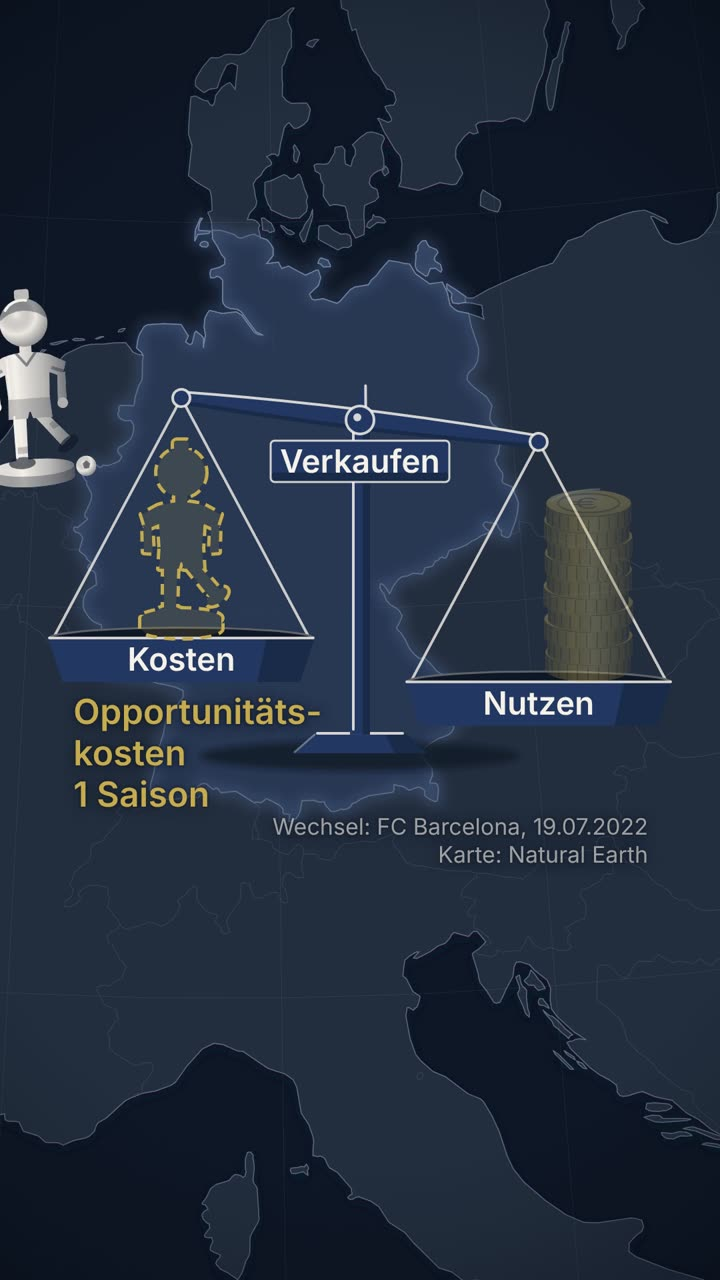
#> input picture studio/gold-opportunitaetskosten/belege/abflug-suedwest.jpg, 720 x 1280 px
$ python -i foto.py   (imports and definitions only)
#> lines starting #> are read from the running program, lines starting #| are printed output that depends on the picture; after the words box and inside, x2 and y2 are one past the last pixel; in counts of white or black regions, pixels touching at a corner belong together
"""Echtes Foto statt Tipp-Kick-Figur: Lewandowski im Bundesligaspiel (Fassung v2, überarbeitet v2.1).

    /home/user/Deeptok/.venv/bin/python build/foto.py      (aus studio/gold-opportunitaetskosten/)

EIN Foto, zwei Auftritte (Fassung v2.1, Kritik 28.10.: „aus der Live-Situation wird ein kleiner
grauer Freisteller“, Linus: „echte Bilder von Live-Situationen“, „nicht alles so goldmäßig“):
  A. ABZUG im Hook: die Spielszene selbst, in Farbe (eigener Ton statt Navy-Duoton), mit Ball,
     Rasen und Publikum. Er liegt groß auf der Karte, bis Lewandowski genannt ist.
  B. DARSTELLER im Atlas: derselbe Spieler freigestellt, MIT Ball, im Duoton. Der Hook verwandelt A
     in B („Foto wird Darsteller“): Der Hintergrund des Abzugs blendet aus, die Figur steigt auf
     die Karte nach München und verliert dabei die Farbe.

Schritte (jeder Zwischenstand liegt im gitignorten build/cache/fotos/):
  1. Abruf von Wikimedia Commons über factory/werk/bilder.py (Lizenzprüfung, beschreibender
     User-Agent, langsam, bei 429 warten). Geladen ist die Vorschau (960 x 1440), nicht das
     3,9-MB-Original: Commons hat das Original am 28.10. fünfmal mit 429 abgelehnt. Das Foto trägt
     die Commons-Einschränkung „personality“; geladen wird es mit PERSONEN_FREIGABE als Grund.
  2. Freistellen mit `npx hyperframes remove-background` (Modell u2net_human_seg, lokal). Das
     Modell erkennt nur Menschen; den Ball stellt ball_maske() frei (Ellipse, alles außer Rasen).
  3. Aufräumen: Das Modell hatte das halbe Gesicht des Linienrichters unter Lewandowskis Hand
     mitgenommen. Ein Polygon radiert es weg; danach bleibt nur die größte Fläche (plus Ball).
  4. Farbton des Abzugs (farbton): Sättigung 70 %, Schatten Richtung Navy #0E1726, so passt die
     Szene in die Nacht-Karte und bleibt doch ein Farbfoto. Der Hintergrund (Publikum, Bande) wird
     weichgezeichnet und abgedunkelt: Tiefe, und Zuschauer sind nicht mehr erkennbar.
     Abweichung von DESIGN.md §4 („Sättigung 0“), bewusst: Linus' Wunsch vom 28.10.
  5. Duoton für den Darsteller (DESIGN.md §4): Helligkeit -> Navy (Schatten) bis Creme (Lichter),
     kornfrei, Licht- und Schattenkante wie bei den anderen Darstellern. Dazu eine DUNKLE Fassung
     (Kritik: mit 35 % Deckkraft wurde das Foto durchsichtig, Grenzlinien liefen durchs Gesicht).
  6. Umriss: Der Rand des Spielers (ohne Ball) als SVG-Pfad (Randverfolgung + Douglas-Peucker).
     Daraus baut bauen.mjs den GEIST des Spielers, der nach dem Abgang auf der Kosten-Schale bleibt.
  7. credits.json neben dem Video: Urheber, Lizenz, Link, Datum, Bearbeitung, die DFL-Auflage des
     Fotografen und die Lizenz des ganzen Videos (CC BY-SA 4.0, ShareAlike).

Camp Nou (Fassung v2) ist entfernt: Am Handy war der Schriftzug „MÉS QUE UN CLUB“ nicht lesbar,
der Inhalt kam nur über das Etikett „FC Barcelona“ (zwei Kritiken, 28.10.).

Ausgabe: assets/fotos/lewandowski*.{png,jpg,webp}, build/foto-lewandowski.json, credits.json
"""
from __future__ import annotations

import json
import subprocess
import sys
from pathlib import Path

import numpy as np
from PIL import Image, ImageDraw, ImageFilter

HIER = Path(__file__).resolve().parent
PROJEKT = HIER.parent
REPO = PROJEKT.parents[1]
CACHE = HIER / "cache" / "fotos"
FOTOS = PROJEKT / "assets" / "fotos"
sys.path.insert(0, str(REPO / "factory"))

TITEL = ("File:2019-03-09 Fußball, Männer, 1. Bundesliga, FC Bayern München - VfL Wolfsburg "
         "StP 2672 by Stepro.jpg")
HOEHE = 380            # angezeigte Höhe des Darstellers in Bildpixeln (Darsteller >= 288 px, §2)
AUFLOESUNG = 1.3       # Dateien etwas größer als angezeigt: Nachfahrten vergrößern bis 1,12-fach
NAVY = np.array([14, 23, 38], float)
CREME = np.array([245, 240, 232], float)
# Polygon um das Gesicht des Linienrichters, in Pixeln relativ zur oberen linken Ecke der
# freigestellten Person (Rahmen der Alpha-Maske > 40). Rechts endet es vor der Trikotkante.
RADIER = [(0, 330), (55, 321), (86, 327), (91, 345), (93, 455), (0, 455)]
# Ball in der Vorschau (960 x 1440), am Prüfbild abgelesen: Mitte und Halbachsen in Pixeln
BALL = (142.5, 1209.0, 69.0, 66.0)
# Ausschnitt des Abzugs aus der Vorschau: Kopf bis Ball und Schuhe, links etwas Publikum, rechts
# die rote Treppe. Seitenverhältnis 0,78 (hochkant wie ein Abzug).
ABZUG = (20, 120, 940, 1300)
# Angezeigte Bildpixel je Vorschau-Pixel: Abzug 523 x 671 px. Größer geht nicht sauber: Oben steht
# die Schlagzeile (Zeilenrahmen bis y 468), unten beginnt die Credit-Ecke (y 1178). Mit 598 x 811 (erster Versuch)
# lagen die Credit-Zeilen über dem Ball.
ABZUG_SKALA = 0.569
# Linke Hand an der Hüfte in der Vorschau: Dort beginnen die Schnüre der Preisschilder
HAND = (583.0, 755.0)
# Commons markiert das Foto mit „personality“ (erkennbare Person). bilder.lade() lädt es dann nur mit
# einem Grund. Derselbe Satz steht in credits.json unter „persoenlichkeitsrecht“: eine Quelle, zwei
# Stellen. Ohne ihn bricht ein frischer Lauf (leerer Cache) beim Laden der Vorschau ab.
PERSONEN_FREIGABE = ("Abgebildet ist eine Person des öffentlichen Lebens in ihrer Rolle als Fußballprofi; "
                     "genutzt wird es im Lernvideo über seinen tatsächlichen Wechsel, nicht als Werbung "
                     "oder Empfehlung.")


# [25 lines left out: functions treffer_laden, vorschau, freistellen, not called in this run]


def person_maske(frei: Path) -> np.ndarray:
    """Alpha der Person in voller Vorschau-Größe (0-255), aufgeräumt (siehe Schritt 3)."""
#> called with frei = '../belege/abflug-suedwest.jpg'
    from scipy import ndimage
    bild = Image.open(frei).convert("RGBA")
    alpha = np.array(bild.split()[3], float)
#> alpha: shape (1280, 720) float64; every value is 255
    x0, y0 = Image.fromarray((alpha > 40).astype(np.uint8) * 255).getbbox()[:2]
#> x0 = 0; y0 = 0
    maske = Image.new("L", bild.size, 255)
#> maske: PIL image 720x1280 L; every value is 255
    ImageDraw.Draw(maske).polygon([(x0 + x, y0 + y) for x, y in RADIER], fill=0)
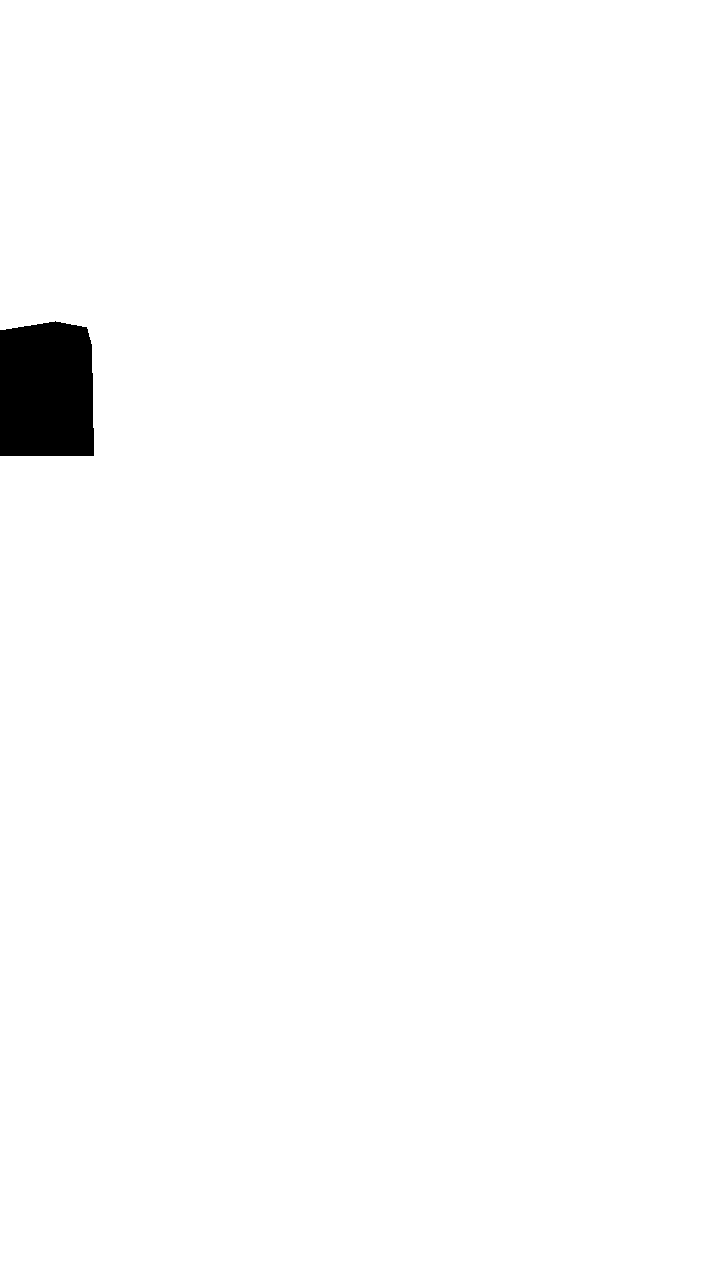
#> maske: PIL image 720x1280 L; 98.7% white; 1 black region, box (x1, y1, x2, y2) and area: (0, 321, 94, 456) 12069
    alpha *= np.array(maske.filter(ImageFilter.GaussianBlur(1.5)), float) / 255
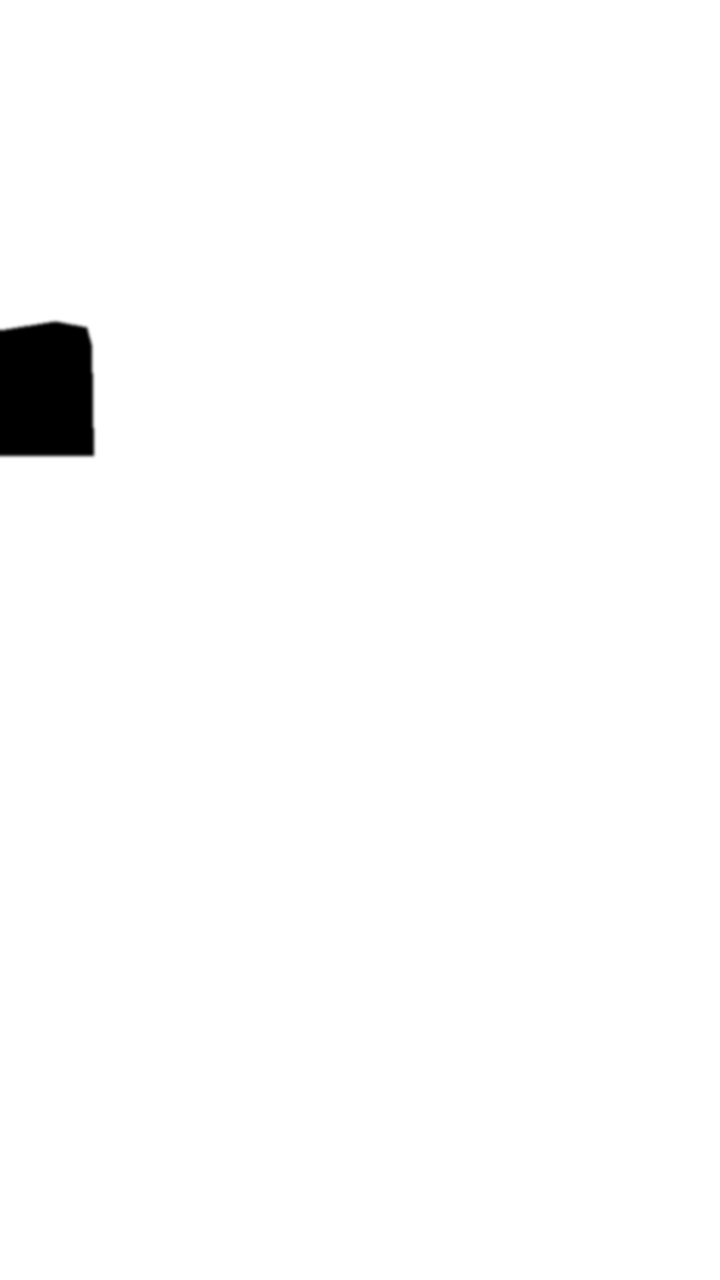
#> alpha: shape (1280, 720) float64; min 0, max 255, mean 251.7
    # Nur die größte zusammenhängende Fläche bleibt (keine Inseln aus dem Hintergrund)
    flaechen, n = ndimage.label(alpha > 40)
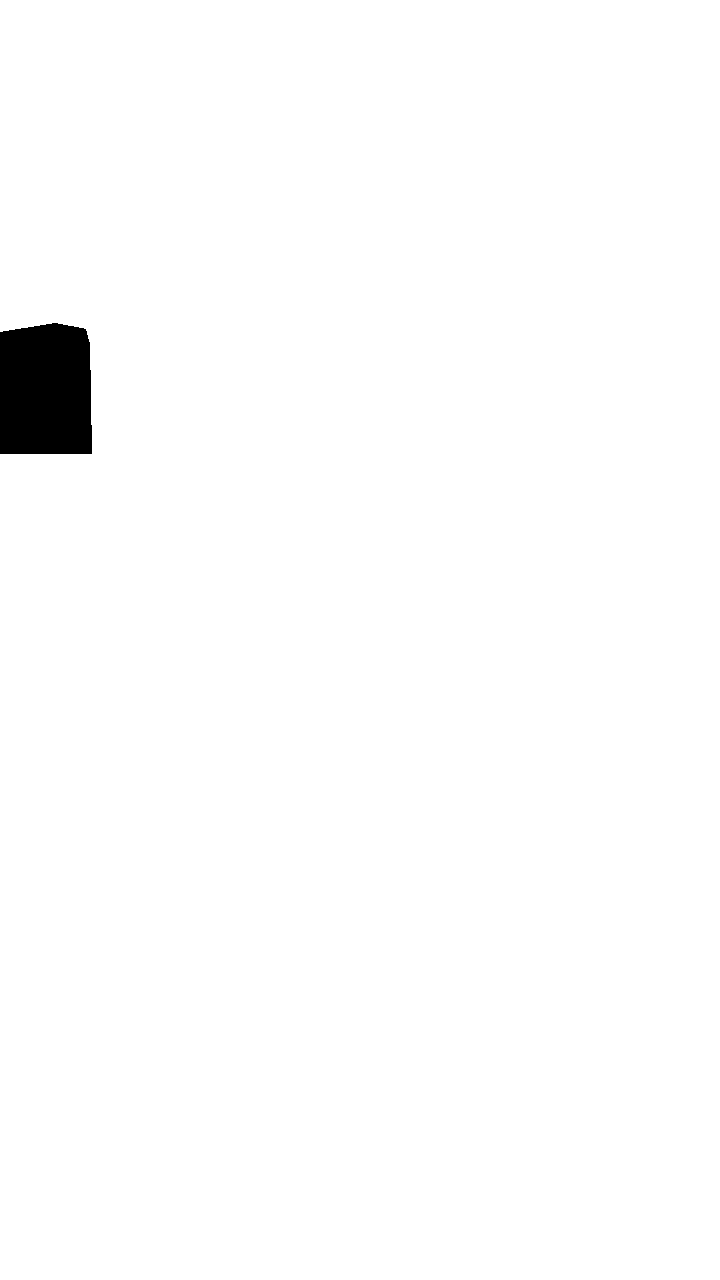
#> flaechen: shape (1280, 720) int32; values 0 (black) and 1 (white), 98.8% white; 1 black region, box (x1, y1, x2, y2) and area: (0, 323, 92, 454) 11510
#> n = 1
    groesse = ndimage.sum(np.ones_like(alpha), flaechen, range(1, n + 1))
#> groesse = [910090]
    haupt = ndimage.binary_dilation(flaechen == 1 + int(np.argmax(groesse)), iterations=3)
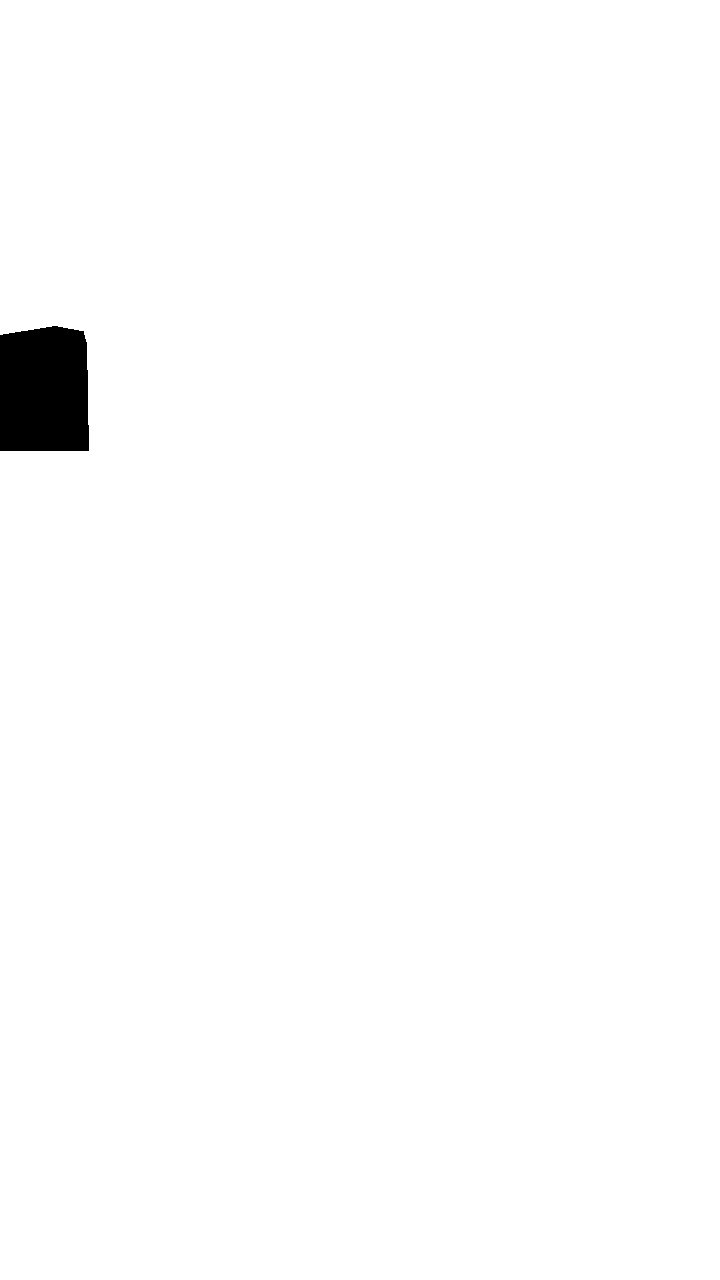
#> haupt: shape (1280, 720) bool; 98.8% white; 1 black region, box (x1, y1, x2, y2) and area: (0, 326, 89, 451) 10618
    alpha = alpha * haupt
    # Rand 1 px nach innen: Dort hing noch Farbe des Hintergrunds (hellblaues Hemd)
    return np.array(Image.fromarray(alpha.astype(np.uint8)).filter(ImageFilter.MinFilter(3)), float)


# [272 lines left out: functions ball_maske, farbton, duoton_mit_licht, randverfolgung, vereinfache, umriss_pfad and 2 more, not called in this run]


# [2 lines not run here, left out]

>>> result = person_maske('../belege/abflug-suedwest.jpg')

$ run again, on studio/gold-opportunitaetskosten/belege/drehung-verkaufen.jpg
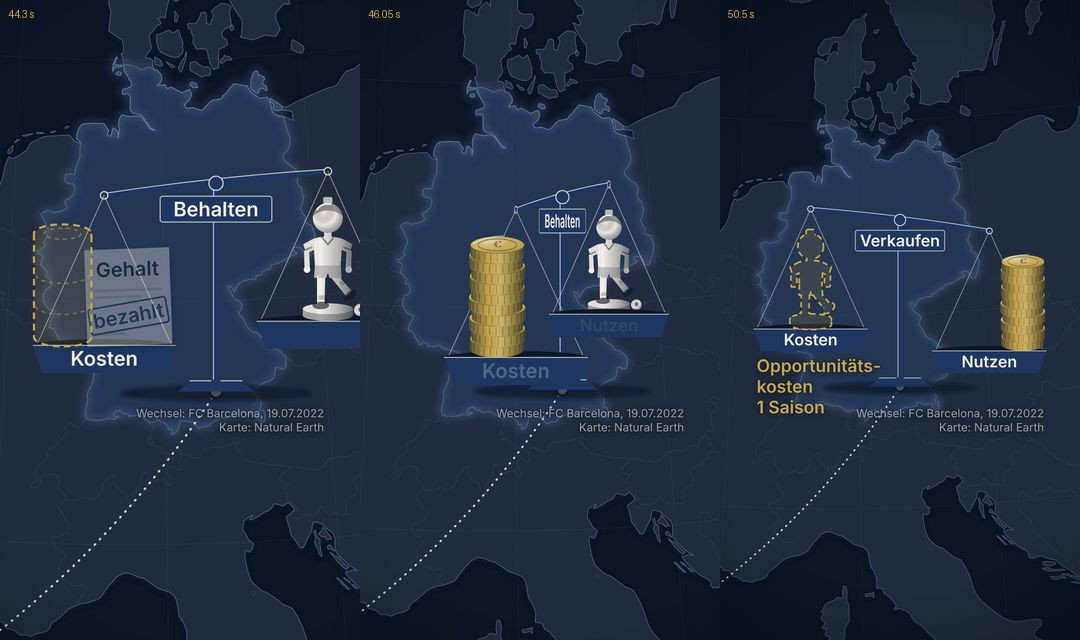
#> input picture studio/gold-opportunitaetskosten/belege/drehung-verkaufen.jpg, 1080 x 640 px
#> x0 = 0
#> in person_maske, `ImageDraw.Draw(maske).polygon([(x0 + x, y0 + y) for x, y in RADIER], f..`:
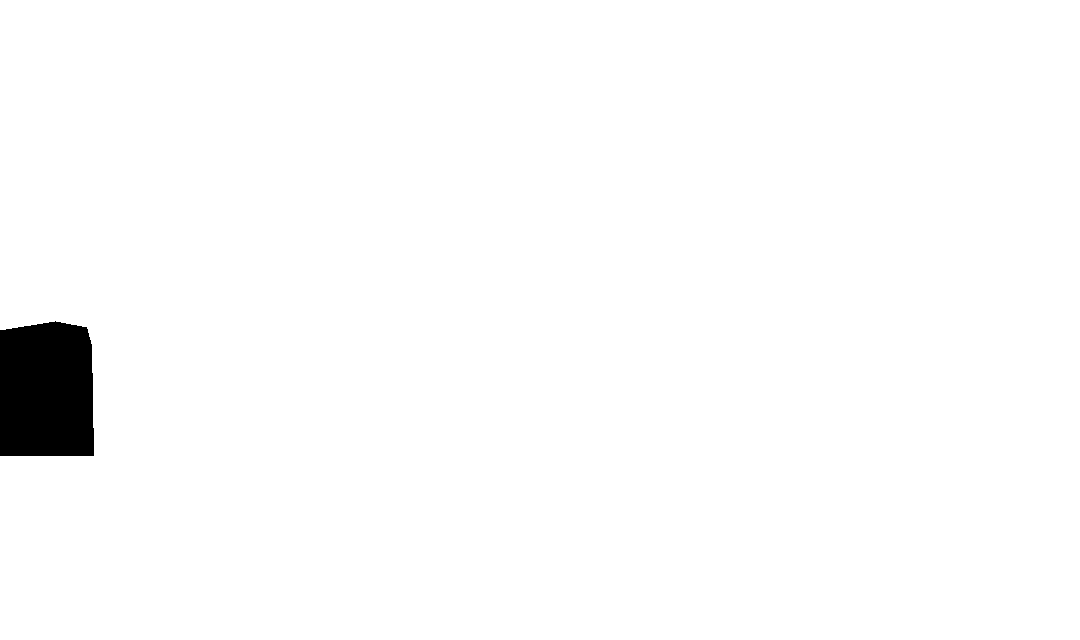
#> maske: PIL image 1080x640 L; 98.3% white; 1 black region, box (x1, y1, x2, y2) and area: (0, 321, 94, 456) 12069
#> flaechen: shape (640, 1080) int32; values 0 (black) and 1 (white), 98.3% white; 1 black region, box (x1, y1, x2, y2) and area: (0, 323, 92, 454) 11510
#> n = 1
#> groesse = [679690]
#> in person_maske, `haupt = ndimage.binary_dilation(flaechen == 1 + int(np.argmax(groesse)..`:
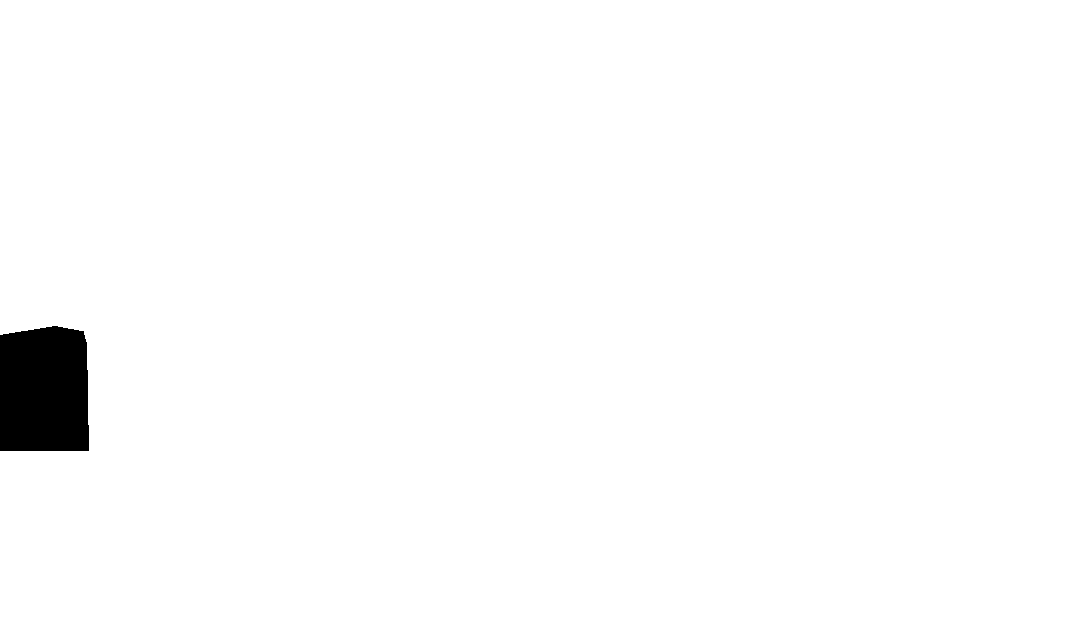
#> haupt: shape (640, 1080) bool; 98.5% white; 1 black region, box (x1, y1, x2, y2) and area: (0, 326, 89, 451) 10618
